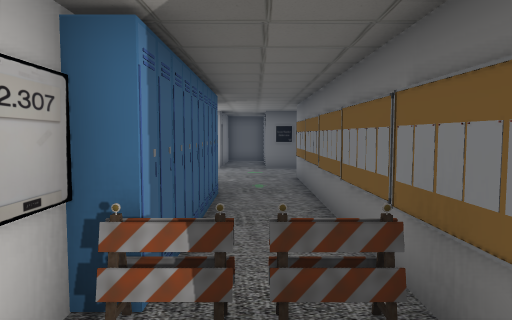
[1] (above)

24 first-person views from a walk through a scene from a Unity 3-D project. The camera is 1.5 m above the floor, tilts 4° down and sees 70° across. The floor is counted in squares, 1 m on a side. Each view is taken from the middle of a square. On the plan, view 1 faces up. The plan holds only what a view shows up to about 16 squares ahead; the rest is blank. The place goes on beyond the plan. The player is left out. Door leaves are left out, so doorways stand open. Some surface patterns are stand-ins.

[2]
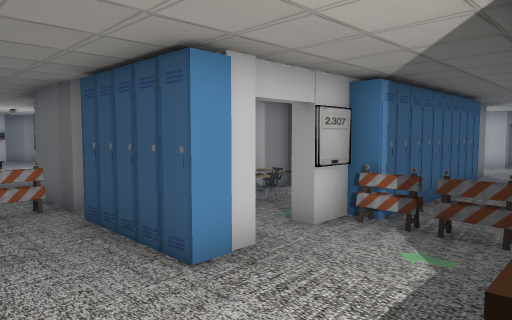

[3]
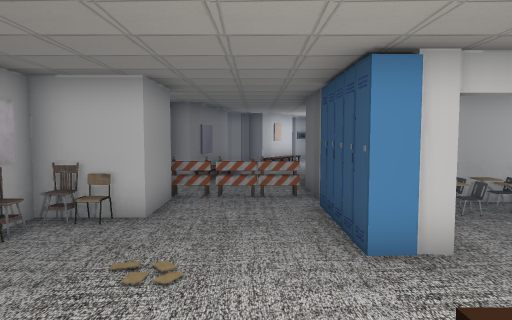

[4]
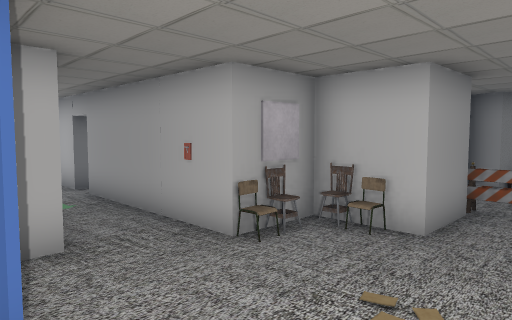

[5]
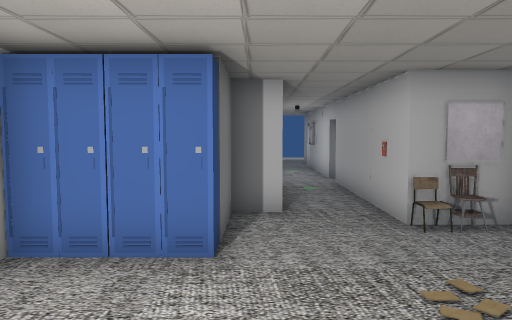

[6]
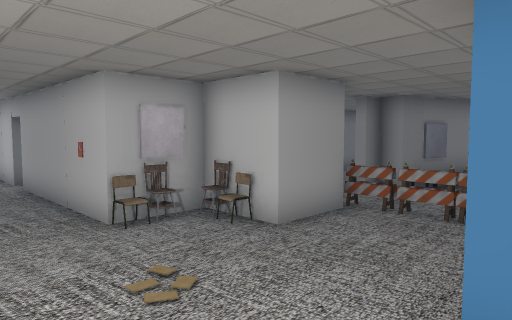

[7]
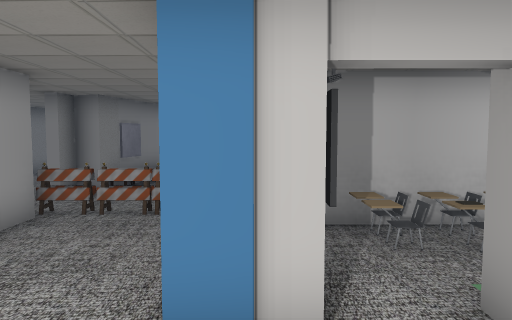

[8]
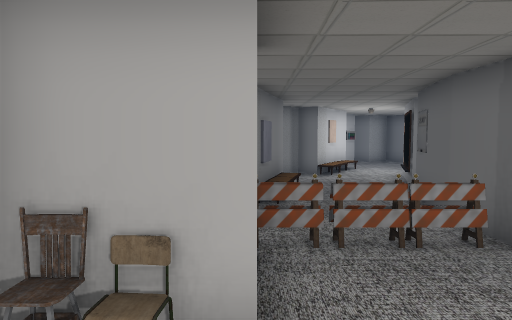

[9]
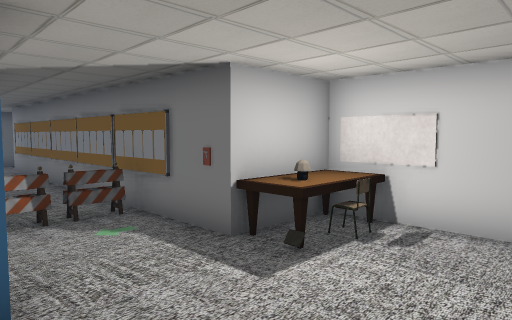

[10]
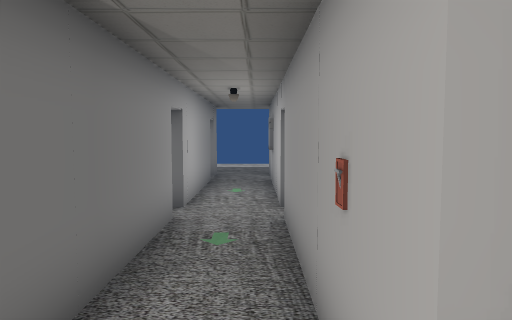

[11]
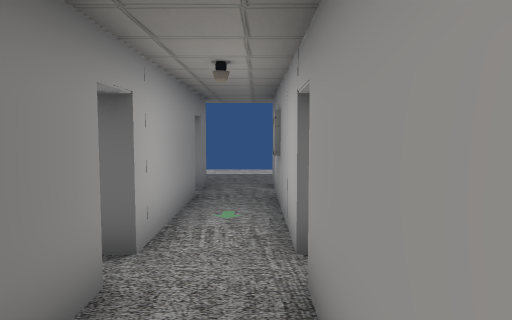

[12]
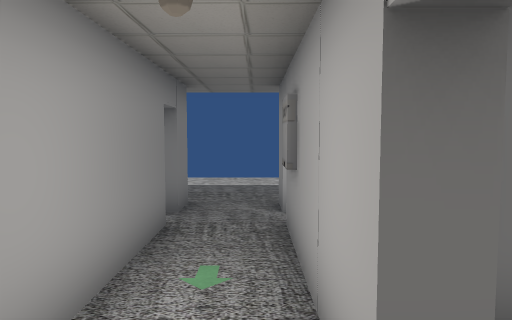

[13]
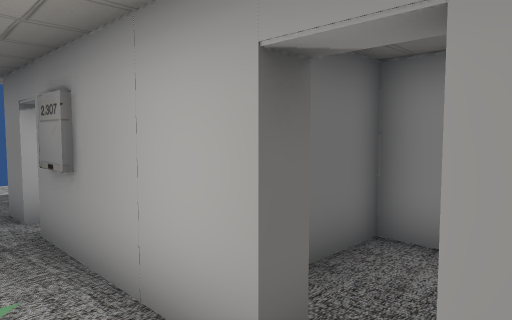

[14]
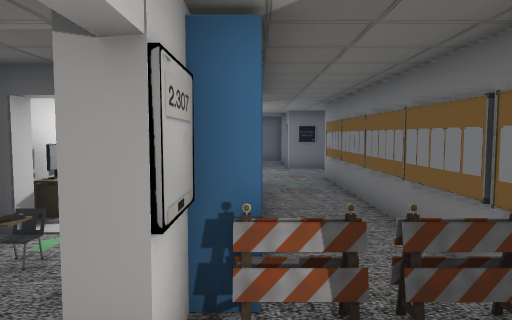

[15]
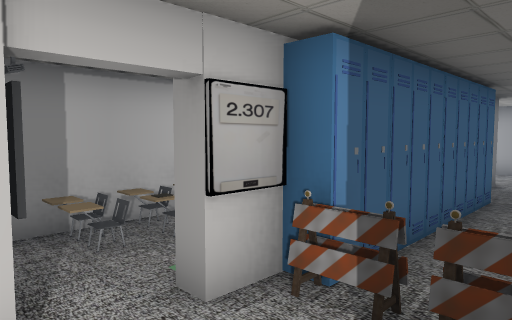

[16]
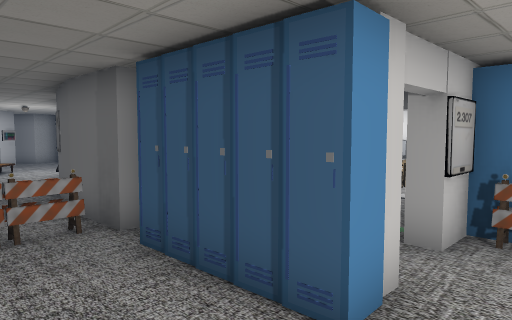

[17]
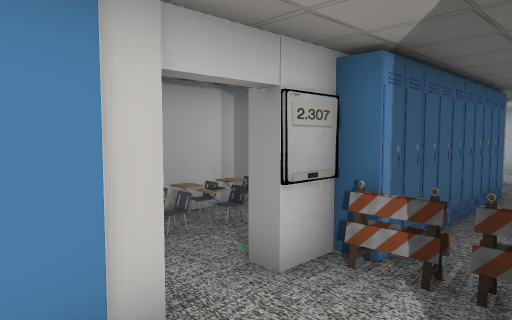

[18]
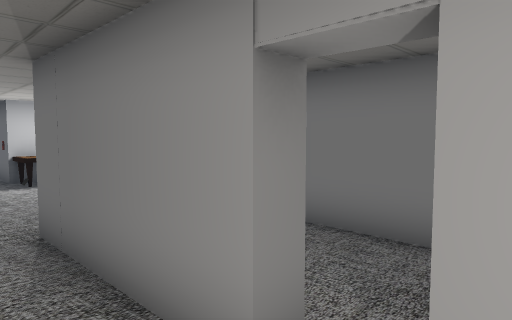

[19]
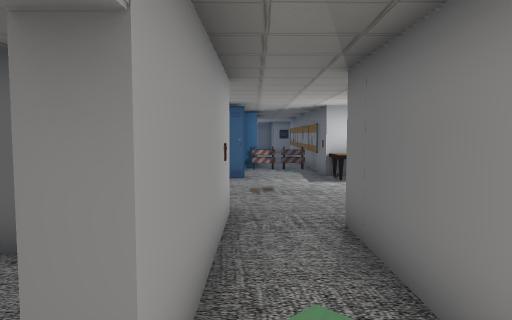

[20]
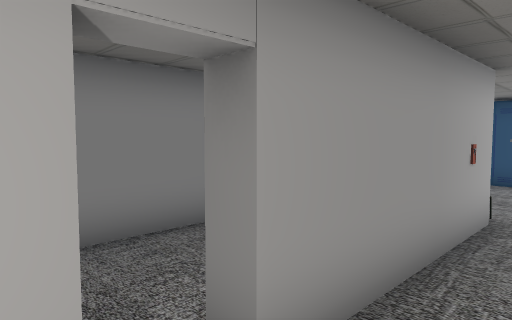

[21]
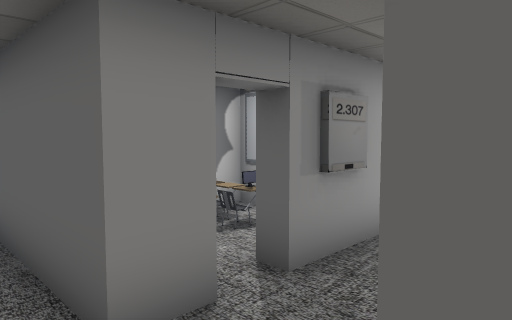

[22]
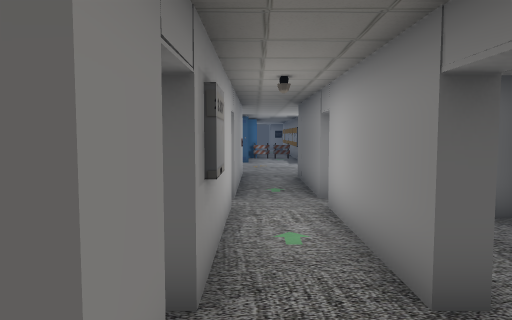

[23]
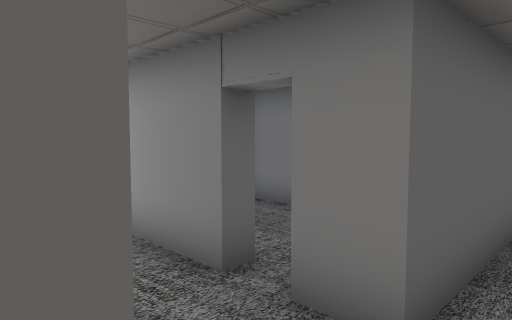

[24]
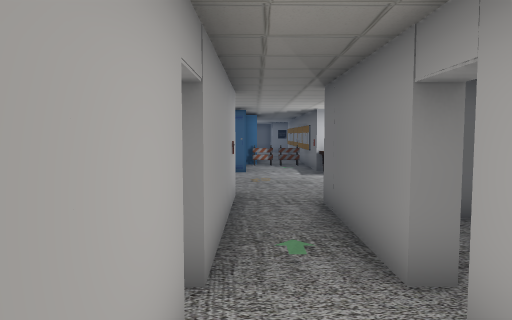

### Floor plan
Key: @ floor where view 1 was taken; # wall or solid block; . floor; D open door; = window, fence, low wall or low ledge; L locker; B barrier; C chair; K books; T table; M computer; O other object.
Columns run from 14 left of view 1 to 4 right of it. Each row starts with its distance up from view 1.
 16             #.###
 15             .....
 14             .....
 13             ...#
 12             # .O
 11              D.O
 10               .O
  9              L.O
  8          O   L.O
  7          MO  L.O
  6          #T  L.#
  5          #   L.#
  4          CK. L.#
  3          #C=#BBB
  2          #C D...=
  1   #D#    #OODD..#
  0   #DD##  #LLL.@.#T#
 -1  ...  ##B.LLL...TC#
 -2 #.......B.........#
 -3 D### ...B.........#
 -4     ## .B##.....LL#
 -5      #DD  #C....LLL
 -6           ##C...#
 -7            ##..#
 -8          ####..####
 -9 ##       #..#..#..#
-10          #..#..#..#
-11          #..#..#..#
-12          #..DDD...#
-13          #..#..####
-14          ####..# .#
-15          #O #..#..#
-16          OCC#..#..
-17             DDDD.
-18             DDDD
-19          ####DD####
-20             ....

Where each view was taken, in squares from view 1:
view 1: 0 up, 0 right, facing up
view 2: 3 down, 2 right, facing up-left
view 3: 2 down, 3 right, facing left
view 4: 2 down, 2 right, facing down-left
view 5: 0 up, 1 right, facing down
view 6: 0 up, 1 right, facing down-left
view 7: 0 up, 1 right, facing left
view 8: 4 down, 1 left, facing left
view 9: 4 down, 2 left, facing up-right
view 10: 5 down, 1 left, facing down
view 11: 8 down, 1 left, facing down
view 12: 11 down, 1 left, facing down
view 13: 11 down, 0 right, facing down-left
view 14: 0 up, 1 left, facing up
view 15: 0 up, 1 right, facing up-left
view 16: 3 down, 0 right, facing up-left
view 17: 1 down, 1 right, facing up-left
view 18: 13 down, 1 left, facing up-right
view 19: 13 down, 1 left, facing up
view 20: 13 down, 0 right, facing up-left
view 21: 20 down, 1 right, facing up-left
view 22: 20 down, 1 left, facing up
view 23: 20 down, 2 left, facing up-right
view 24: 15 down, 1 left, facing up
